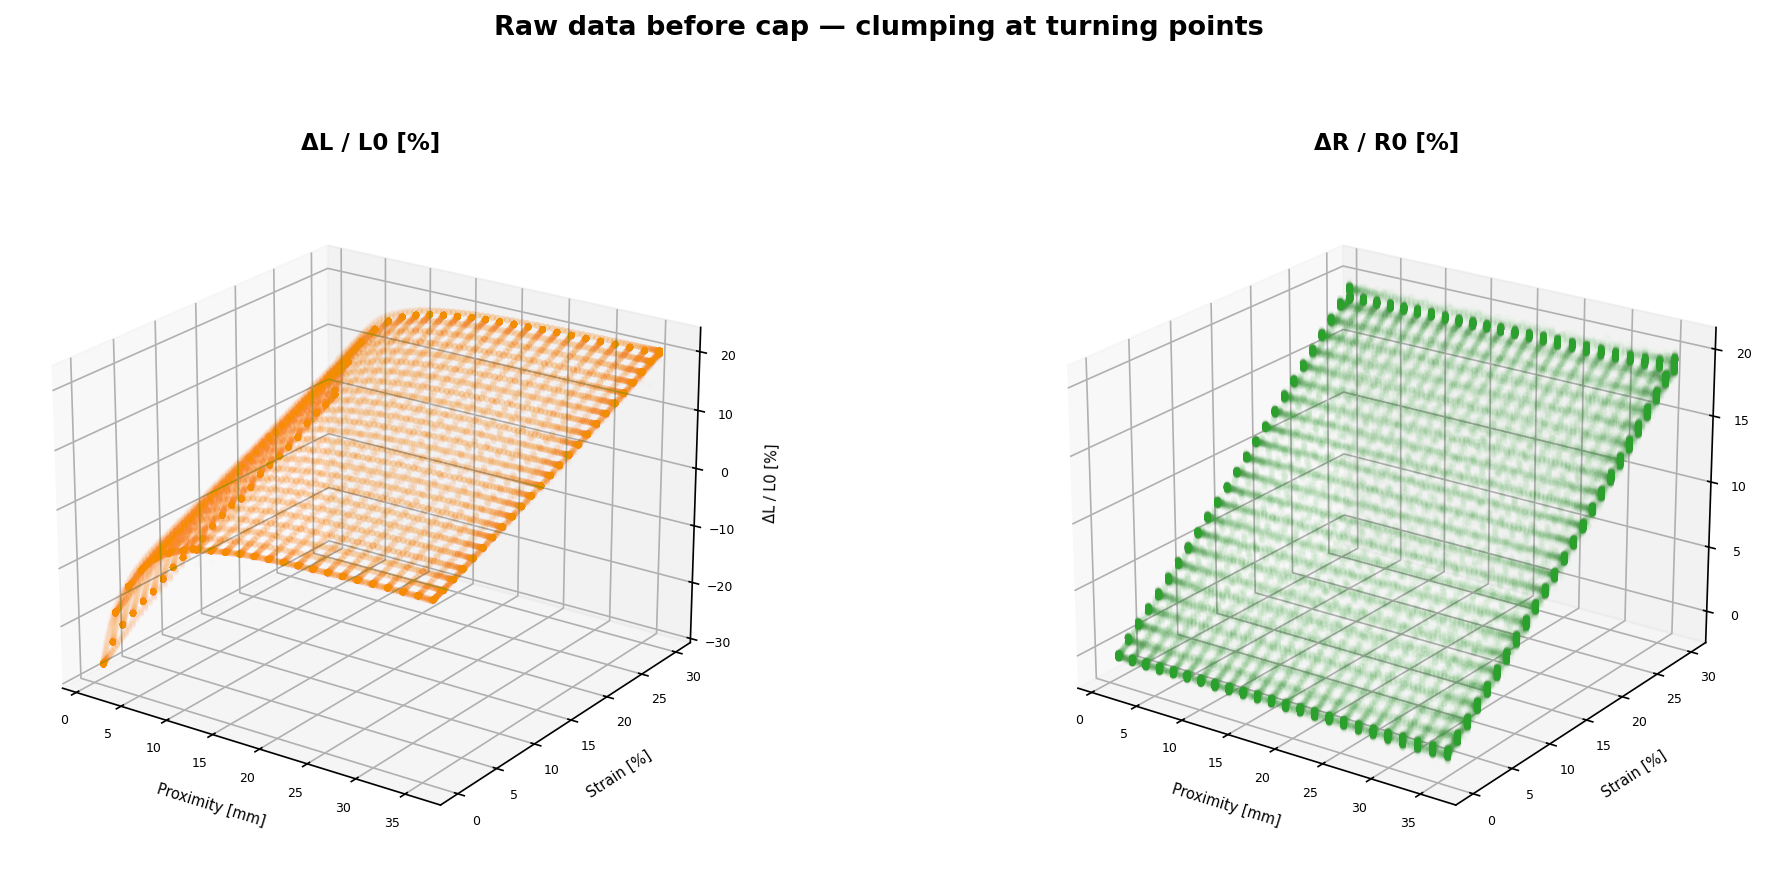

Generate this figure with Python:
"""
cap 적용 전 원본 데이터의 3D scatter — 전환점 과밀 구간 시각화
출력: dataset/raw_clump.png
"""
import pandas as pd
import numpy as np
import matplotlib.pyplot as plt
from mpl_toolkits.mplot3d import Axes3D  # noqa: F401
from pathlib import Path

DIR = Path(__file__).parent
OUT = DIR / "dataset"
OUT.mkdir(exist_ok=True)

COLOR_L = "#FF8C00"
COLOR_R = "#2CA02C"

# ── 데이터 로드 & 신호 계산 (cap 없음) ───────────────────────────────────────
def load(fname, color):
    df = pd.read_csv(DIR / fname)
    ref = df[(df["eps_act_pct"] < 0.5) & (df["d_act_mm"] > 35)].head(200)
    L0, R0 = ref["ldc_raw"].median(), ref["r_raw"].median()
    df["dL_pct"] = ((L0 / df["ldc_raw"]) ** 2 - 1.0) * 100.0
    df["dR_pct"] = ((df["r_raw"] - R0) / R0) * 100.0
    mask = (df["dL_pct"].abs() < 30) & (df["dR_pct"] > -5) & (df["dR_pct"] < 30)
    return df[mask].reset_index(drop=True)

dfA = load("collect_20260519_140039.csv", None)
dfB = load("collect_20260519_143611.csv", None)
df_all = pd.concat([dfA, dfB], ignore_index=True)
n_total = len(df_all)
print(f"140039: {len(dfA):,}   143611: {len(dfB):,}   total: {n_total:,}")

ELEV, AZIM = 22, -55

fig = plt.figure(figsize=(14, 6))
fig.suptitle("Raw data before cap — clumping at turning points", fontsize=13, fontweight="bold")

for col, (zcol, zlabel, color) in enumerate([
    ("dL_pct", "ΔL / L0 [%]", COLOR_L),
    ("dR_pct", "ΔR / R0 [%]", COLOR_R),
]):
    ax = fig.add_subplot(1, 2, col + 1, projection="3d")

    ax.scatter(df_all["d_act_mm"], df_all["eps_act_pct"], df_all[zcol],
               c=color, s=10, alpha=0.01, edgecolors="none")

    ax.set_xlabel("Proximity [mm]", fontsize=7, labelpad=1)
    ax.set_ylabel("Strain [%]",     fontsize=7, labelpad=1)
    ax.set_zlabel(zlabel,           fontsize=7, labelpad=1)
    ax.set_title(zlabel, fontsize=11, fontweight="bold")
    ax.tick_params(labelsize=6, pad=0)
    ax.view_init(elev=ELEV, azim=AZIM)

    # ax.text2D(0.02, 0.97, f"n = {n_total:,} (both datasets)",
    #           transform=ax.transAxes, fontsize=7, verticalalignment="top",
    #           bbox=dict(boxstyle="round,pad=0.3", facecolor="white", alpha=0.75))

plt.tight_layout(rect=[0, 0, 1, 0.93])
out = OUT / "raw_clump.png"
fig.savefig(out, dpi=150, bbox_inches="tight")
plt.close(fig)
print(f"Saved → {out}")
